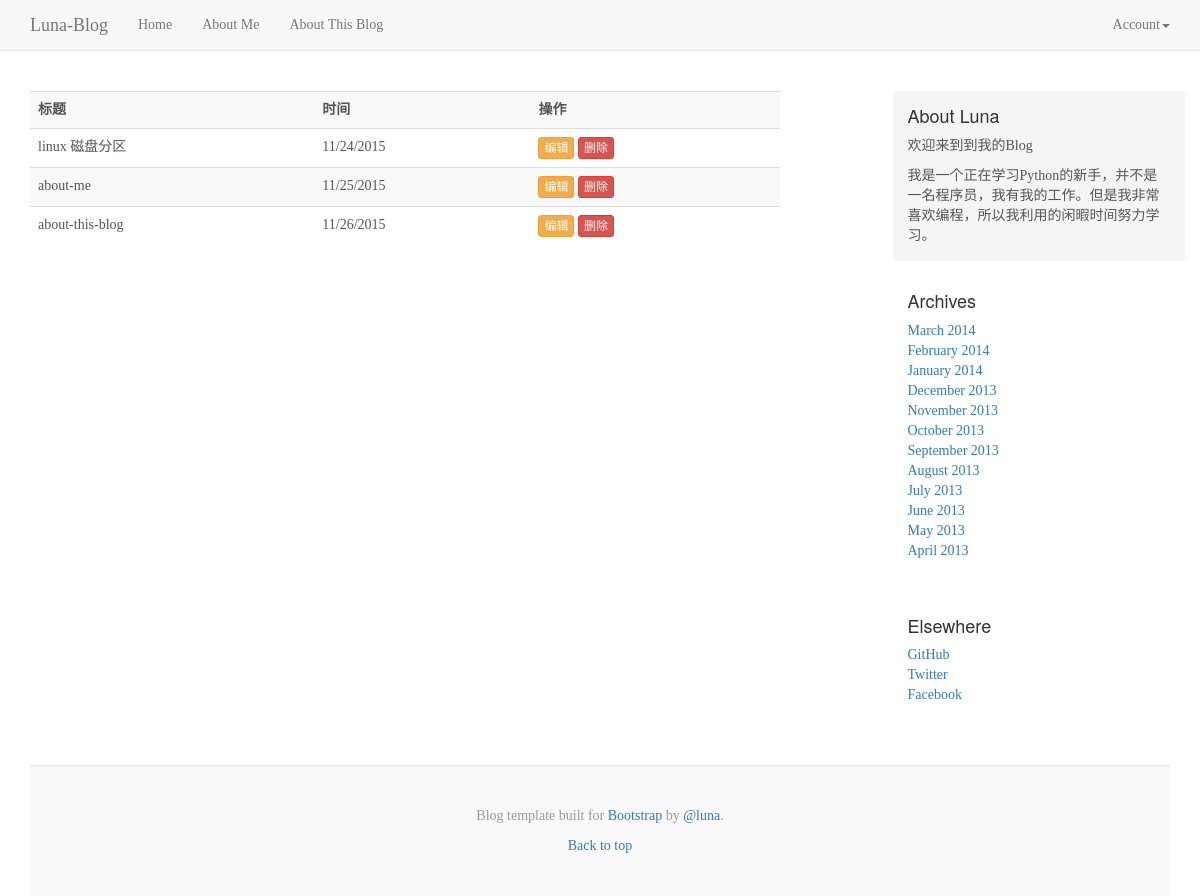
The app's page /admin/moderate (signed in) with its own data.
### app/models.py (models this page shows, shortened)
class Post(db.Model):
	__tablename__ = 'posts'
	id = db.Column(db.Integer,primary_key=True)
	title=db.Column(db.String(128),index=True)
	body = db.Column(db.Text)
	body_html = db.Column(db.Text)
	timestamp = db.Column(db.DateTime,index = True,default=datetime.utcnow)
	author_id = db.Column(db.Integer,db.ForeignKey('administors.id'))

### app/admin/views.py (the view)
@admin.route('/moderate')
@login_required
def moderate():
	posts = Post.query.all()
	return render_template('admin/posts.html',posts=posts)

### app/models.py (called while the page is built)
@login_manager.user_loader
def load_user(user_id):
	return Administor.query.get(int(user_id))

### app/templates/admin/posts.html
{% extends "base.html" %}
{% block page_content %}
<div class="col-sm-8">
	<table class="table table-striped">
		<tr><th>标题</th><th>时间</th><th>操作</th></tr>
		{% for post in posts %}
		<tr><td>{{post.title}}</td>
			<td>{{moment(post.timestamp).format('l')}}</td>
			<td><a class="btn btn-warning btn-xs" href="{{url_for('admin.edit_post',id=post.id)}}">编辑</a>
				<a class="btn btn-danger btn-xs" href="{{url_for('admin.delete',id=post.id)}}">删除</a>
			</td>
		</tr>
		{% endfor %}
	</table>
</div>
{% endblock %}

### app/templates/base.html (shortened to what this page needs)
{% extends "bootstrap/base.html" %}
{% block head%}
{{super()}}
<link rel="stylesheet" href="{{url_for('static',filename='blog.css')}}">
{% endblock %}
{% block navbar %}
    <nav class="navbar navbar-default navbar-static-top">
      <div class="container">
        <div class="navbar-header">
          <a class="navbar-brand" href="{{url_for('main.index')}}">Luna-Blog</a>
        </div>
        <div id="navbar" class="navbar-collapse collapse">
          <ul id="navbar-link" class="nav navbar-nav">
            <li><a href="{{url_for('main.index')}}">Home</a></li>
            <li><a href="{{url_for('main.post_about',title='about-me')}}">About Me</a></li>
            <li><a href="{{url_for('main.post_about',title='about-this-blog')}}">About This Blog</a></li>
          </ul>
          <ul class="nav navbar-nav navbar-right">
          {% if current_user.is_authenticated %}
          <li class="dropdown">
           <a href="#" class="dropdown-toggle" data-toggle="dropdown" role="button" aria-haspopup="true" aria-expanded="false">Account<span class="caret"></span></a>
          </li>
          {%else%}
            <li><a href="{{url_for('admin.login')}}">log in</a></li>
          {%endif%}
          </ul>
        </div>
      </div>
    </nav>
{% endblock %}
{% block content %}
<div class="container">
 <div class="blog-header">
      <div class="row">
      {%block page_content%} {% endblock %}
      {% block sider_bar %}
        <div class="col-sm-3 col-sm-offset-1 blog-sidebar">
          <div class="sidebar-module sidebar-module-inset">
            <h4>About Luna</h4>
            <p>欢迎来到到我的Blog</p>
            <p>我是一个正在学习Python的新手，并不是一名程序员，我有我的工作。但是我非常喜欢编程，所以我利用的闲暇时间努力学习。</p>
          </div>
          <div class="sidebar-module">
            <h4>Archives</h4>
            <ol class="list-unstyled">
              <li><a href="#">March 2014</a></li>
              <li><a href="#">February 2014</a></li>
              <li><a href="#">January 2014</a></li>
              <li><a href="#">December 2013</a></li>
              <li><a href="#">November 2013</a></li>
              <li><a href="#">October 2013</a></li>
              <li><a href="#">September 2013</a></li>
              <li><a href="#">August 2013</a></li>
              <li><a href="#">July 2013</a></li>
              <li><a href="#">June 2013</a></li>
              <li><a href="#">May 2013</a></li>
              <li><a href="#">April 2013</a></li>
            </ol>
          </div>
          <div class="sidebar-module">
            <h4>Elsewhere</h4>
            <ol class="list-unstyled">
              <li><a href="#">GitHub</a></li>
              <li><a href="#">Twitter</a></li>
              <li><a href="#">Facebook</a></li>
            </ol>
          </div>
        </div>
      </div>
    </div>
    <footer class="blog-footer">
      <p>Blog template built for <a href="http://www.bootcss.com/">Bootstrap</a> by <a href="#">@luna</a>.</p>
      <p>
        <a href="#">Back to top</a>
      </p>
    </footer>
</div>
{%endblock%}
{% endblock %}

### app/static/blog.css (style rules this page uses)
body { font-family: Georgia, "Times New Roman", Times, serif; color: #555; }
h1, .h1, h2, .h2, h3, .h3, h4, .h4, h5, .h5, h6, .h6 { margin-top: 0; font-family: "Helvetica Neue", Helvetica, Arial, sans-serif; font-weight: normal; color: #333; }
.blog-header { padding-top: 20px; padding-bottom: 20px; }
.sidebar-module { padding: 15px; margin: 0 -15px 15px; }
.sidebar-module-inset { padding: 15px; background-color: #f5f5f5; border-radius: 4px; }
.sidebar-module-inset p { font-family:"Microsoft YaHei"; }
.sidebar-module-inset p:last-child, .sidebar-module-inset ul:last-child, .sidebar-module-inset ol:last-child { margin-bottom: 0; }
.blog-footer { padding: 40px 0; color: #999; text-align: center; background-color: #f9f9f9; border-top: 1px solid #e5e5e5; }
.blog-footer p:last-child { margin-bottom: 0; }

### records on screen
Post: title "linux 磁盘分区", timestamp "11/24/2015"
Post: title "about-me", timestamp "11/25/2015"
Post: title "about-this-blog", timestamp "11/26/2015"
